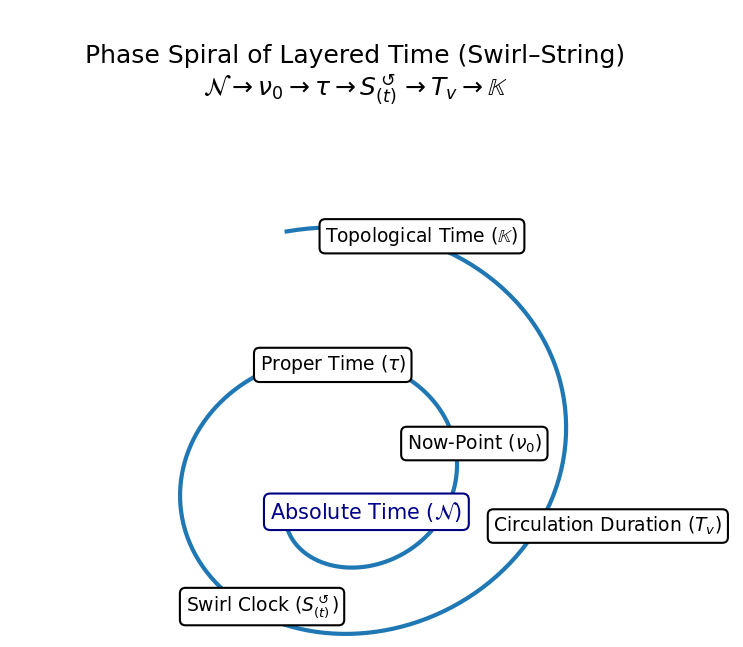

Reproduce this figure in Python.
# Cleaned and SST-compliant figure generation (no explicit colors; single-plot per figure)
# Produces: /mnt/data/temporal_spiral_v1.png, /mnt/data/temporal_spiral_v2.png, /mnt/data/kairos_phase.png

import numpy as np
import matplotlib.pyplot as plt
from matplotlib.patches import Rectangle

# ---------- Figure 1: Phase spiral of layered time (Swirl–String) ----------

# Spiral parameters (widened)
theta = np.linspace(0, 3.5 * np.pi, 500)
r = np.linspace(0.4, 1.5, 500)  # widened spiral radius
z = np.linspace(0, 1.5, 500)
x = r * np.cos(theta)
y = r * np.sin(theta)

# Time layer labels and fractions (outer to inner)
time_labels = [
    (1.45 / 1.5, r"Topological Time ($\mathbb{K}$)"),
    (1.20 / 1.5, r"Circulation Duration ($T_v$)"),
    (0.95 / 1.5, r"Swirl Clock ($S^{\circlearrowleft}_{(t)}$)"),
    (0.65 / 1.5, r"Proper Time ($\tau$)"),
    (0.45 / 1.5, r"Now-Point ($\nu_0$)"),
]

# Build 3D figure (single plot)
fig1 = plt.figure(figsize=(8, 6))
ax1 = fig1.add_subplot(111, projection='3d')

# Spiral curve (no explicit colors)
ax1.plot(x, y, z, lw=2)

# Labels with rounded boxes (no explicit colors)
for zi_frac, label in time_labels:
    idx = min(int(zi_frac * len(x)), len(x) - 1)
    ax1.text(
        x[idx] + 0.3, y[idx], z[idx] + 0.02, label, fontsize=9,
        bbox=dict(facecolor='white', edgecolor='black', boxstyle='round,pad=0.3')
    )

# Absolute foliation label at base (no explicit colors)
ax1.text(
    0.5, 0, 0, r"Absolute Time ($\mathcal{N}$)", fontsize=10, color="darkblue",
    bbox=dict(facecolor='white', edgecolor='navy', boxstyle='round,pad=0.3')
)

ax1.set_title(r"Phase Spiral of Layered Time (Swirl–String)" "\n"
              r"$\mathcal{N} \rightarrow \nu_0 \rightarrow \tau \rightarrow S^{\circlearrowleft}_{(t)} \rightarrow T_v \rightarrow \mathbb{K}$",
              fontsize=12)
ax1.set_axis_off()
ax1.view_init(elev=-155, azim=175)

# Save v1
f1_path_v1 = "temporal_spiral_v1.png"
plt.savefig(f1_path_v1, dpi=150)

# Alternate view (top-down)
ax1.view_init(elev=80, azim=75)
f1_path_v2 = "TemporalOntology.png"
plt.savefig(f1_path_v2, dpi=150)
plt.close(fig1)

# ---------- Figure 2: Swirl-clock phase with a topological update (Kairos) ----------

# Time axis
t = np.linspace(0, 10, 1000)
omega_base = 2 * np.pi / 5

# Base phase evolution
theta_phase = np.sin(omega_base * t) + 0.3 * np.sin(3 * omega_base * t)

# Kairos window (center + width)
kairos_time = 7.0
kairos_width = 0.6
kairos_start = kairos_time - kairos_width / 2
kairos_end = kairos_time + kairos_width / 2

# Disruption: transient oscillation + persistent phase shift
disruption = np.exp(-((t - kairos_time) ** 2) / (2 * (kairos_width / 4) ** 2))
theta_phase += 0.7 * disruption * np.sin(10 * omega_base * t)
theta_phase += 1.0 * (t > kairos_end)  # permanent upward phase step

# Single-axes figure
fig2, ax2 = plt.subplots(figsize=(10, 4))

# Phase curve (no explicit color)
ax2.plot(t, theta_phase, label=r'Swirl-clock phase $\theta(t)$')

# Highlight Kairos window (no explicit color; alpha only)
kairos_patch = Rectangle(
    (kairos_start, -2),
    kairos_width,
    5,  # height to cover y-range [-2, 3]
    linewidth=0,
    alpha=0.25
)
ax2.add_patch(kairos_patch)

# Annotation
kairos_index = np.abs(t - kairos_time).argmin()
ax2.annotate("Topological Update\n(Kairos event)",
             xy=(kairos_time, theta_phase[kairos_index]),
             xytext=(kairos_time - 3.0, 1.4),
             arrowprops=dict(arrowstyle="->"),
             fontsize=11,
             ha='right')

# Labels and styling (no explicit colors)
ax2.set_title("Swirl-clock Phase with a Topological Update", fontsize=14)
ax2.set_xlabel(r"Absolute Time $\mathcal{N}$", fontsize=12)
ax2.set_ylabel(r"Phase $\theta(t)$", fontsize=12)
ax2.grid(True)
ax2.set_ylim(-2, 3)
ax2.legend()

plt.tight_layout()
f2_path = "TemporalOntologyKairosMoment.png"
plt.savefig(f2_path, dpi=150)
plt.close(fig2)